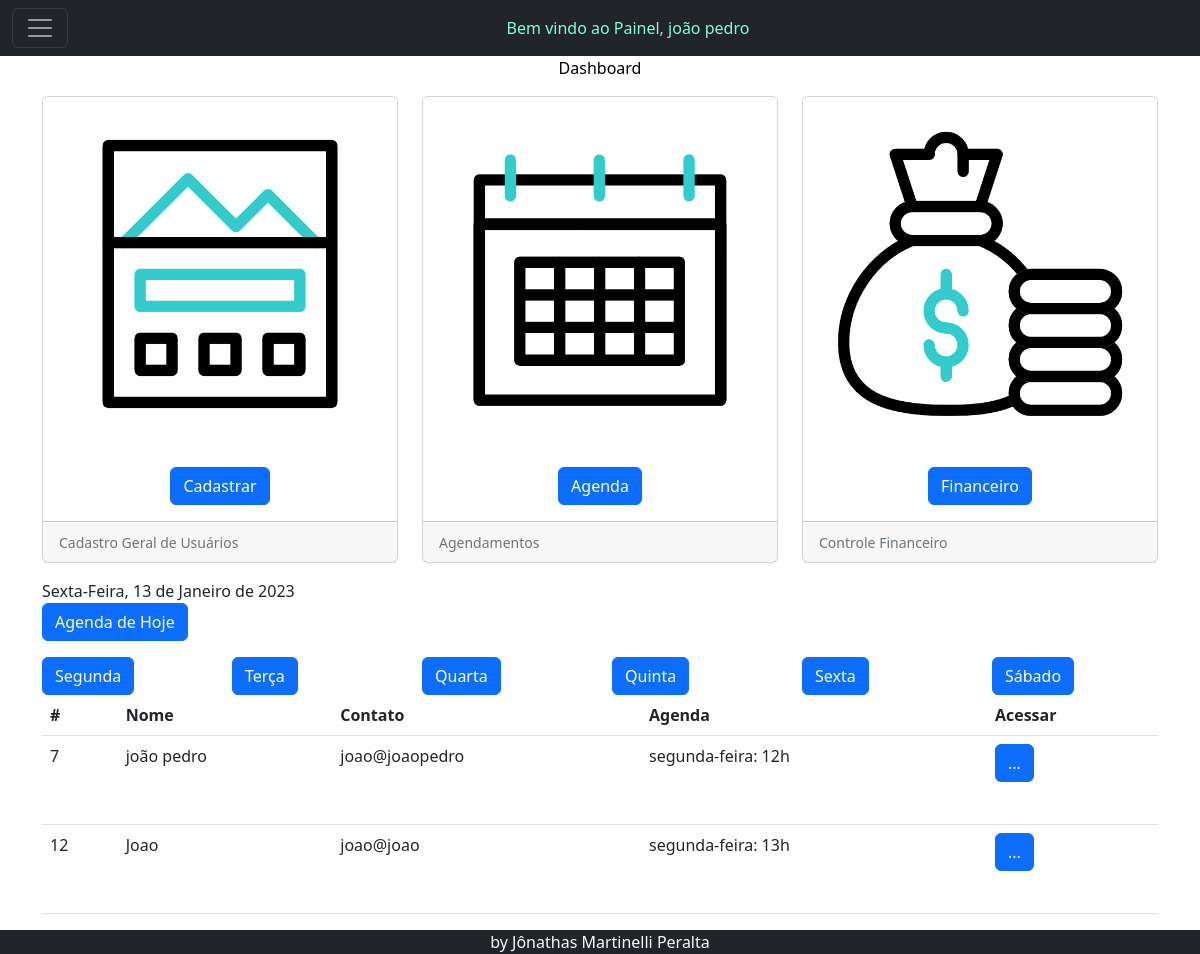
The app's page /painel.php?busca=Joao (signed in) with its own data.
### tables this page shows
CREATE TABLE `usuarios` (
  `id` int(11) NOT NULL,
  `nome` varchar(140) NOT NULL,
  `fone` varchar(20) NOT NULL,
  `responsavel` varchar(140) NOT NULL,
  `endereco` varchar(150) NOT NULL,
  `email` varchar(140) NOT NULL,
  `data_nasc` date NOT NULL,
  `tipo` varchar(20) NOT NULL,
  `agenda` varchar(150) NOT NULL,
  `senha` varchar(16) NOT NULL,
  `aulas` longtext NOT NULL,
  `matricula` varchar(100) NOT NULL
);

### painel.php (the view, shortened to what this page needs)
<?php
include('conexao.php');
?>
<!doctype html>
<html lang="pt-br">
<head>
  <link href="https://cdn.jsdelivr.net/npm/bootstrap@5.2.1/dist/css/bootstrap.min.css" rel="stylesheet"
>
</head>
<body>
  <header>
<nav class="navbar navbar-dark bg-dark">
  <div class="container-fluid">
    <button class="navbar-toggler" type="button" data-bs-toggle="collapse" data-bs-target="#navbarToggleExternalContent" aria-controls="navbarToggleExternalContent" aria-expanded="false" aria-label="Toggle navigation">
      <span class="navbar-toggler-icon"></span>
    </button>
    <h7 class="text-center m-auto" style="color: aquamarine;">Bem vindo ao Painel, <?php echo $_SESSION['nome'];?>
</h7>
  </div>
</nav>
  </header>
  <main>
    <div class="container">
    <p class="text-center m-11" style="color: black;">Dashboard</p>
    <div class="row row-cols-1 row-cols-md-3 g-4">
  <div class="col">
    <div class="card h-100">
      <img src="img/pagina-de-destino.gif" class="card-img-top" alt="...">
      <div class="card-body ">
        <p class="card-text text-center">
        <a class="btn btn-primary" href="cadastrar.php" role="button">Cadastrar</a>
        </div>
      <div class="card-footer">
        <small class="text-muted">Cadastro Geral de Usuários</small>
      </div>
    </div>
  </div>
  <div class="col">
    <div class="card h-100">
      <img src="img/calendario.gif" class="card-img-top" alt="...">
      <div class="card-body">
      <p class="card-text text-center">
        <a class="btn btn-primary" href="agenda.php" role="button">Agenda</a>
      </div>
      <div class="card-footer">
        <small class="text-muted">Agendamentos</small>
      </div>
    </div>
  </div>
  <div class="col">
    <div class="card h-100">
      <img src="img/bolsa-de-dinheiro.gif" class="card-img-top" alt="...">
      <div class="card-body">
      <p class="card-text text-center">
        <a class="btn btn-primary" href="financeiro.php" role="button">Financeiro</a>
      </div>
      <div class="card-footer">
        <small class="text-muted">Controle Financeiro</small>
      </div>
    </div>
  </div>
</div>
<p>
<form action="">
    <?php
    $meses = array (1 => "Janeiro", 2 => "Fevereiro", 3 => "Março", 4 => "Abril", 5 => "Maio", 6 => "Junho", 7 => "Julho", 8 => "Agosto", 9 => "Setembro", 10 => "Outubro", 11 => "Novembro", 12 => "Dezembro");
    $diasdasemana = array (1 => "Segunda-Feira",2 => "Terça-Feira",3 => "Quarta-Feira",4 => "Quinta-Feira",5 => "Sexta-Feira",6 => "Sábado",0 => "Domingo");
    $variavel =  date('d/m/Y');
    $variavel = str_replace('/','-',$variavel);
    $hoje = getdate(strtotime($variavel));
    $dia = $hoje["mday"];
    $mes = $hoje["mon"];
    $nomemes = $meses[$mes];
    $ano = $hoje["year"];
    $diadasemana = $hoje["wday"];
    $nomediadasemana = $diasdasemana[$diadasemana];
    echo "$nomediadasemana, $dia de $nomemes de $ano";
    ?>
  <br>
    <button class="btn btn-primary" type="submit" role="button">Agenda de Hoje</button>
</form>
<table class="table" border="1">
<table class="table">
  <thead>
    <tr>
      <th scope="col">#</th>
      <th scope="col">Nome</th>
      <th scope="col">Contato</th>
      <th scope="col">Agenda</th>
      <th scope="col">Acessar</th>
    </tr>
  </thead>
  <tbody>
  <?php
  if (!isset($_GET['busca'])) {
    ?>
  <tr>
      <th scope="row">#</th>
      <td colspan="3">Relação para Agenda</td>
    </tr>
    <?php
} else {
  $pesquisa = $mysqli->real_escape_string($_GET['busca']);
$sql_code = "SELECT *
FROM usuarios
WHERE nome LIKE '%$pesquisa%'
OR tipo LIKE '%$pesquisa%'
OR agenda LIKE '%$pesquisa%'";
$sql_query = $mysqli->query($sql_code) or die("Error ao consultar" . $mysqli->error);
if ($sql_query->num_rows == 0) {
  ?>
  <tr>
  <th scope="row">1</th>
  <td colspan="3">Resultados NÃO encontrados...</td>
</tr>
<?php
} else {
while($dados = $sql_query->fetch_assoc()){
        $nome_aula = $dados['nome'];
  ?>
  <tr>
    <td><?php echo $dados['id']; ?></td>
    <td><?php echo $nome_aula; ?></td>
    <td><?php echo $dados['email']; ?></td>
    <td><?php echo $dados['agenda']; ?></td>
    <td>
    <form action="aula.php">
        <button class="btn btn-primary" type="submit" role="button">...</button>
</form>
    </td>
  </tr>
  <?php
}
} ?>
<?php
}
  ?>
<div class="row">
<div class="col">
<form action="">
        <button class="btn btn-primary" type="submit" role="button">Segunda</button>
</form></div>
<div class="col">
<form action="">
        <button class="btn btn-primary" type="submit" role="button">Terça</button>
</form></div>
<div class="col">
<form action="">
        <button class="btn btn-primary" type="submit" role="button">Quarta</button>
</form></div>
<div class="col">
<form action="">
        <button class="btn btn-primary" type="submit" role="button">Quinta</button>
</form></div>
<div class="col">
<form action="">
        <button class="btn btn-primary" type="submit" role="button">Sexta</button>
</form></div>
<div class="col">
<form action="">
        <button class="btn btn-primary" type="submit" role="button">Sábado</button>
</form></div>
</div>
</tbody>
</table>
  </main></div>
  <footer>
    <?php include('footer.php');?>
  </footer>
</body>
</html>

### records on screen
usuarios: id "7", nome "joão pedro", email "joao@joaopedro", agenda "segunda-feira: 12h"
usuarios: id "12", nome "Joao", email "joao@joao", agenda "segunda-feira: 13h"

### other values on screen
$_SESSION['nome'] "joão pedro"
$nomediadasemana "Sexta-Feira"
$dia "13"
$nomemes "Janeiro"
$ano "2023"
